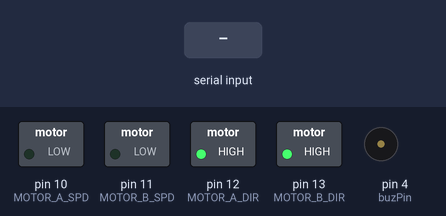
Simulated run of this sketch. Board: Arduino Uno, built with avr-gcc and run on an emulated ATmega328P. Shown: switched loads named in the sketch (green lamp = pin HIGH), buzzer (waves = sounding, pin HIGH). The inputs (shaded band) are chosen by the test bench. What the sketch prints to the serial monitor is not drawn.

Above: at 1.2 s.
1.3 s: "F" received over Serial
At 2.2 s:
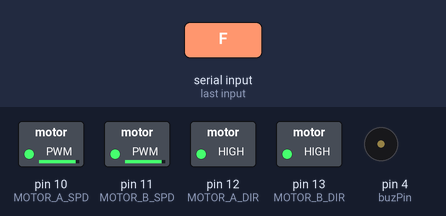
2.8 s: "G" received over Serial
At 3.4 s:
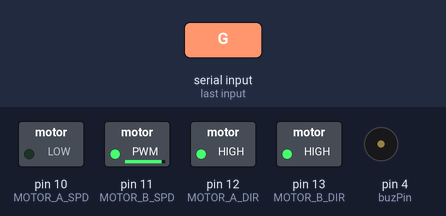
4.3 s: "H" received over Serial
At 5.5 s:
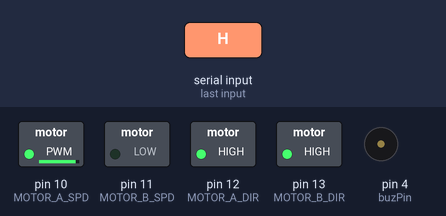
5.8 s: "R" received over Serial
At 6.8 s:
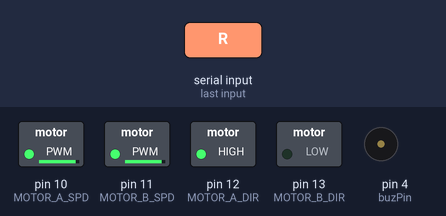
7.3 s: "L" received over Serial
At 8.0 s:
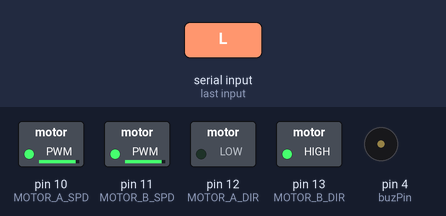
8.8 s: "B" received over Serial
At 9.1 s:
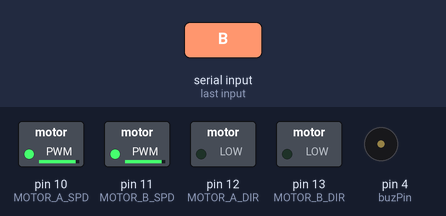
Timing chart, 0 to 11.3 s (numbered marks = the images above; inputs shaded):
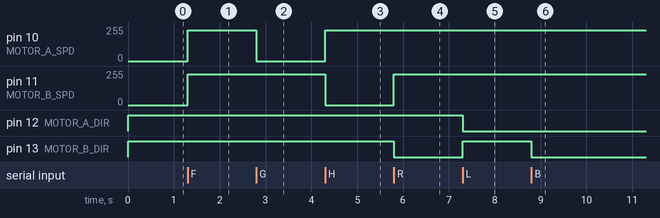

The sketch:

last.ino
```cpp
/*
* MOTOR_A = 왼족
* MOTOR_B = 오른쪽
*/

#define MOTOR_A_SPD 10  // 모터A의 속도 핀
#define MOTOR_A_DIR 12  // 모터A의 방향 핀
#define MOTOR_B_SPD 11  // 모터B의 속도 핀
#define MOTOR_B_DIR 13  // 모터B의 방향 핀
#define A_BAL 10        // 모터A의 균형 계수 (속도 보정값)
#define B_BAL 10        // 모터B의 균형 계수 (속도 보정값)
#define M_SPEED 100     // 모터 속도 (PWM 값, 0~255)
#define buzPin 4        // 부저 핀

// 모터의 회전 방향 및 속도 전역 변수
unsigned char m_a_spd = 0, m_b_spd = 0;  // PWM 속도 값 (0~255)
boolean m_a_dir = -10, m_b_dir = -10;    // 방향 플래그 (0 또는 1)

void setup() {
  Serial.begin(9600); // 시리얼 통신 초기화 (보율 9600)

  pinMode(MOTOR_A_DIR, OUTPUT); // 모터A 방향 핀 출력으로 설정
  pinMode(MOTOR_B_DIR, OUTPUT); // 모터B 방향 핀 출력으로 설정
  // PWM 핀은 analogWrite에서 자동으로 설정되므로 pinMode 불필요

  pinMode(buzPin, OUTPUT);    // 부저 핀

  Serial.println("Hello! (hold mode disabled timeout)"); // 모터 작동 확인용 문자 출력
}


void loop() {
  unsigned char bt_cmd = 0; // 명령어 저장을 위한 변수

  if (Serial.available()) { // 시리얼 데이터가 입력되었을 때
    bt_cmd = (unsigned char)Serial.read(); // 변수에 입력된 데이터 저장

    rc_ctrl_val(bt_cmd);       // 받은 명령으로 모터 상태 설정
  }

  motor_drive();    // 현재 설정된 방향/속도를 실제 핀에 출력
}


void rc_ctrl_val(unsigned char cmd) {

  if (cmd == 'F') { // 앞으로
    m_a_dir = 10;
    m_b_dir = 10;
    m_a_spd = M_SPEED * A_BAL;
    m_b_spd = M_SPEED * B_BAL;
  }

  else if (cmd == 'G') { // 직좌회전
    m_a_dir = 5;
    m_b_dir = 10;
    m_a_spd = 0;
    m_b_spd = M_SPEED * B_BAL;
  }

  else if (cmd == 'H') { // 직우회전
    m_a_dir = 10;
    m_b_dir = 5;
    m_a_spd = M_SPEED * A_BAL;
    m_b_spd = 0; // 모터B 정지
  }

  else if (cmd == 'R') { // 우회전
    m_a_dir = 10;
    m_b_dir = 0;
    m_a_spd = M_SPEED * A_BAL;
    m_b_spd = M_SPEED * B_BAL;
  }

  else if (cmd == 'L') { // 좌회전
    m_a_dir = 0;
    m_b_dir = 10;
    m_a_spd = M_SPEED * A_BAL;
    m_b_spd = M_SPEED * B_BAL;
  }

  else if (cmd == 'B') { // 뒤로
    m_a_dir = 0;
    m_b_dir = 0;
    m_a_spd = M_SPEED * A_BAL;
    m_b_spd = M_SPEED * B_BAL;
  }

  else if (cmd == 'J') { // 후좌회전
    m_a_dir = -10;
    m_b_dir = -5;
    m_a_spd = 0;
    m_b_spd = M_SPEED * B_BAL;
  }

  else if (cmd == 'I') { // 후우회전
    m_a_dir = -5;
    m_b_dir = -10;
    m_a_spd = M_SPEED * A_BAL;
    m_b_spd = 0;
  }

  else if (cmd == 'S') { // 정지
    m_a_dir = 10;
    m_b_dir = 10;
    m_a_spd = 0;
    m_b_spd = 0;
  }

  else if (cmd == 'Y') { // 부저
    digitalWrite(buzPin, HIGH);
    delay(100);
    digitalWrite(buzPin, LOW);
  }

  else if (cmd == 'X') { // 궁 O
    m_a_dir = 0;
    m_b_dir = 10;
    m_a_spd = M_SPEED * A_BAL;
    m_b_spd = M_SPEED * B_BAL;
  }

  else if (cmd == 'x') { // 궁 X
    m_a_dir = 0;
    m_b_dir = 10;
    m_a_spd = M_SPEED * A_BAL;
    m_b_spd = M_SPEED * B_BAL;
  }

}

// 설정된 변수(방향, 속도)를 모터 드라이버 핀에 출력하는 함수
void motor_drive() {
  digitalWrite(MOTOR_A_DIR, m_a_dir); // 모터A의 방향을 디지털 출력
  digitalWrite(MOTOR_B_DIR, m_b_dir); // 모터B의 방향을 디지털 출력
  analogWrite(MOTOR_A_SPD, m_a_spd); // 모터A의 속도(PWM) 출력
  analogWrite(MOTOR_B_SPD, m_b_spd); // 모터B의 속도(PWM) 출력
}

// 즉시 모터를 정지시키는 유틸 함수
void stopMotors() {
  m_a_spd = 0;
  m_b_spd = 0;
  // 방향은 어차피 속도가 0이면 무의미하므로 건드리지 않음
}
```

Measured:
- after the input at 1.3 s, pin 10 (MOTOR_A_SPD), pin 11 (MOTOR_B_SPD): 0/255 → 232/255 at once
- after the input at 2.8 s, pin 10 (MOTOR_A_SPD): 232/255 → 0/255 at once
- after the input at 4.3 s, pin 10 (MOTOR_A_SPD): 0/255 → 232/255 at once; pin 11 (MOTOR_B_SPD): 232/255 → 0/255 at once
- after the input at 5.8 s, pin 11 (MOTOR_B_SPD): 0/255 → 232/255 at once; pin 13 (MOTOR_B_DIR): HIGH → LOW at once
- after the input at 7.3 s, pin 12 (MOTOR_A_DIR): HIGH → LOW at once; pin 13 (MOTOR_B_DIR): LOW → HIGH at once
- after the input at 8.8 s, pin 13 (MOTOR_B_DIR): HIGH → LOW at once
